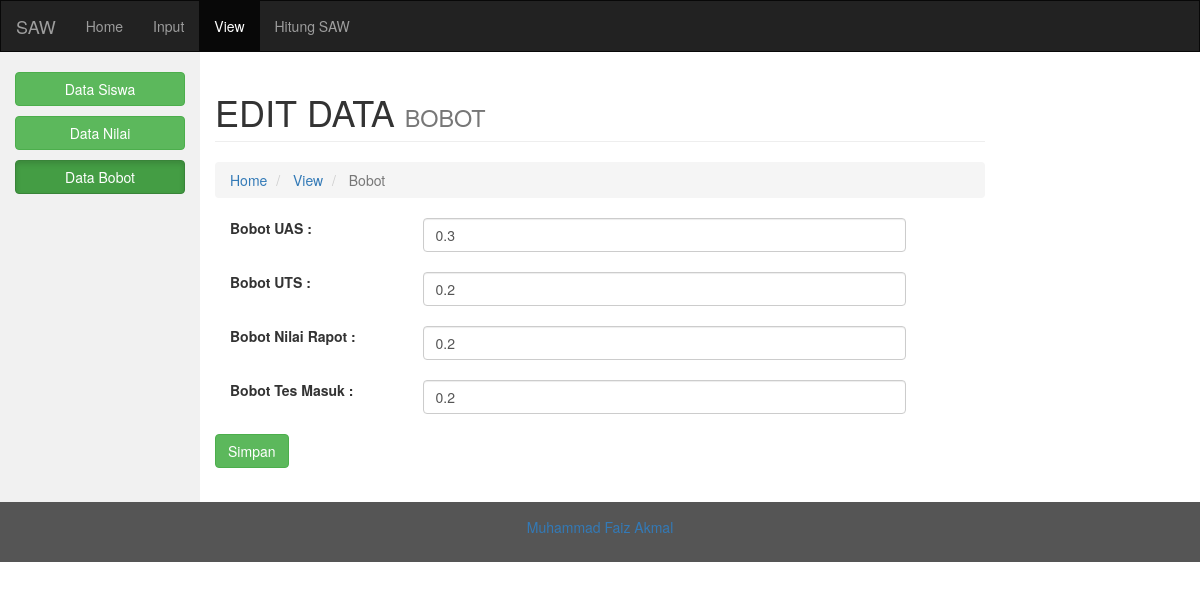
/edatabobot.php, run on the app's committed database.
### tables this page shows
CREATE TABLE `tb_bobot` (
  `B_UAS` double NOT NULL,
  `B_UTS` double NOT NULL,
  `B_nilairapot` double NOT NULL,
  `B_tesmasuk` double NOT NULL
);

### edatabobot.php (the view, shortened to what this page needs)
<!DOCTYPE html>
<html lang="en">
    <?php
    include('koneksi.php');
?>
<head>
  <link rel="stylesheet" href="https://maxcdn.bootstrapcdn.com/bootstrap/3.3.7/css/bootstrap.min.css">
  <link rel="stylesheet" href="css/style.css">
</head>
<body>
<nav class="navbar navbar-inverse">
  <div class="container-fluid">
    <div class="navbar-header">
      <a class="navbar-brand" href="index.php">SAW</a>
    </div>
    <div class="collapse navbar-collapse" id="myNavbar">
      <ul class="nav navbar-nav">
        <li><a href="index.php">Home</a></li>
        <li><a href="idatasiswa.php">Input</a></li>
        <li class="active"><a href="vdatasiswa.php">View</a></li>
        <li><a href="matrikskeputusan.php">Hitung SAW</a></li>
      </ul>
    </div>
  </div>
</nav>
<div class="container-fluid text-center">
  <div class="row content">
     <div class="col-sm-2 sidenav">
      <p><a href="vdatasiswa.php"><button type="button" class="btn btn-success btn-block">Data Siswa</button></a></p>
      <p><a href="vdatanilai.php"><button type="button" class="btn btn-success btn-block">Data Nilai</button></a></p>
      <p><a href="vdatabobot.php"><button type="button" class="btn btn-success btn-block active">Data Bobot</button></a></p>
    </div>
    <div class="col-sm-8 text-left">
        <h1 class="page-header">
                EDIT DATA <small> BOBOT</small>
        </h1>
        <ol class="breadcrumb">
                            <li>
                                <i class="fa fa-dashboard"></i>  <a href="index.php">Home</a>
                            </li>
                            <li>
                                <i class="fa fa-dashboard"></i>  <a href="vdatabobot.php">View</a>
                            </li>
                            <li class="active">
                                <i class="fa fa-bar-chart-o"></i>Bobot
                            </li>
        </ol>
<form name="frm" id="myForm" method="post"  enctype="multipart/form-data">
     <div class="form-group has-feedback">
         <label class="control-label col-sm-3" for="uas">Bobot UAS :</label>
				<div class="col-sm-8">
					 <?php
                       $tampil = "SELECT * FROM tb_bobot ";
                       $sql = mysqli_query ($konek_db,$tampil);
                       while($data = mysqli_fetch_array ($sql))
                    {
                        echo "<input type='text' name='uas' class='form-control' id='bobotuas' value='".$data[0]."'><br>";
                    }
                ?>
				</div>
			</div>
        <div class="form-group has-feedback">
         <label class="control-label col-sm-3" for="uts">Bobot UTS :</label>
				<div class="col-sm-8">
					<?php
                       $tampil = "SELECT * FROM tb_bobot ";
                       $sql = mysqli_query ($konek_db,$tampil);
                       while($data = mysqli_fetch_array ($sql))
                    {
                        echo "<input type='text' name='uts' class='form-control' id='bobotuts' value='".$data[1]."'><br>";
                    }
                ?>
				</div>
			</div>
        <div class="form-group has-feedback">
         <label class="control-label col-sm-3" for="rapot">Bobot Nilai Rapot :</label>
				<div class="col-sm-8">
					<?php
                       $tampil = "SELECT * FROM tb_bobot ";
                       $sql = mysqli_query ($konek_db,$tampil);
                       while($data = mysqli_fetch_array ($sql))
                    {
                        echo "<input type='text' name='rapot' class='form-control' id='bobotrapot' value='".$data[2]."'><br>";
                    }
                ?>
				</div>
			</div>
        <div class="form-group has-feedback">
         <label class="control-label col-sm-3" for="tes">Bobot Tes Masuk :</label>
				<div class="col-sm-8">
					<?php
                       $tampil = "SELECT * FROM tb_bobot ";
                       $sql = mysqli_query ($konek_db,$tampil);
                       while($data = mysqli_fetch_array ($sql))
                    {
                        echo "<input type='text' name='tes' class='form-control' id='bobottes' value='".$data[3]."'><br>";
                    }
                ?>
				</div>
			</div>
                <button type="submit" name ="submit" class="btn btn-success"  onclick="return checkInput()">Simpan</button><br><br>
        </form>
    </div>
  </div>
</div>
<footer class="container-fluid text-center">
  <a href="https://about.me/faizakmal"><p>Muhammad Faiz Akmal</p></a>
</footer>
</body>
</html>

### css/style.css (style rules this page uses)
.navbar { margin-bottom: 0; border-radius: 0; }
.row.content { height: 450px }
.sidenav { padding-top: 20px; background-color: #f1f1f1; height: 100%; }
footer { background-color: #555; color: white; padding: 15px; }

### data on the page
tb_bobot: uas "0.3", uts "0.2", rapot "0.2", tes "0.2"
